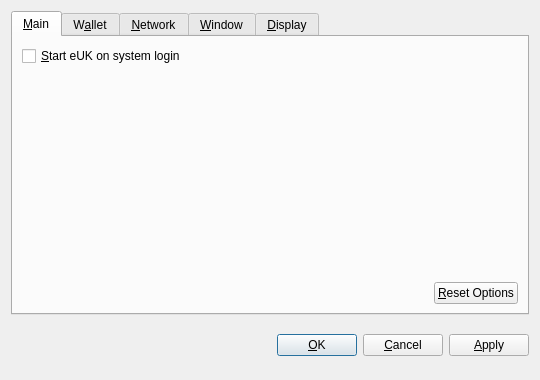
<?xml version="1.0" encoding="UTF-8"?>
<ui version="4.0">
 <class>OptionsDialog</class>
 <widget class="QDialog" name="OptionsDialog">
  <property name="geometry">
   <rect>
    <x>0</x>
    <y>0</y>
    <width>540</width>
    <height>380</height>
   </rect>
  </property>
  <property name="windowTitle">
   <string>Options</string>
  </property>
  <property name="modal">
   <bool>true</bool>
  </property>
  <layout class="QVBoxLayout" name="verticalLayout">
   <item>
    <widget class="QTabWidget" name="tabWidget">
     <property name="tabPosition">
      <enum>QTabWidget::North</enum>
     </property>
     <property name="currentIndex">
      <number>0</number>
     </property>
     <widget class="QWidget" name="tabMain">
      <attribute name="title">
       <string>&amp;Main</string>
      </attribute>
      <layout class="QVBoxLayout" name="verticalLayout_Main">
       <item>
        <widget class="QCheckBox" name="bitcoinAtStartup">
         <property name="toolTip">
          <string>Automatically start eUK after logging in to the system.</string>
         </property>
         <property name="text">
          <string>&amp;Start eUK on system login</string>
         </property>
        </widget>
       </item>
       <item>
        <spacer name="verticalSpacer_Main">
         <property name="orientation">
          <enum>Qt::Vertical</enum>
         </property>
         <property name="sizeHint" stdset="0">
          <size>
           <width>20</width>
           <height>40</height>
          </size>
         </property>
        </spacer>
       </item>
       <item>
        <layout class="QHBoxLayout" name="horizontalLayout_2_Main">
         <item>
          <spacer name="horizontalSpacer_2_Main">
           <property name="orientation">
            <enum>Qt::Horizontal</enum>
           </property>
           <property name="sizeHint" stdset="0">
            <size>
             <width>40</width>
             <height>20</height>
            </size>
           </property>
          </spacer>
         </item>
         <item>
          <widget class="QPushButton" name="resetButton">
           <property name="toolTip">
            <string>Reset all client options to default.</string>
           </property>
           <property name="text">
            <string>&amp;Reset Options</string>
           </property>
           <property name="autoDefault">
            <bool>false</bool>
           </property>
          </widget>
         </item>
        </layout>
       </item>
      </layout>
     </widget>
     <widget class="QWidget" name="tabWallet">
      <attribute name="title">
       <string>W&amp;allet</string>
      </attribute>
      <layout class="QVBoxLayout" name="verticalLayout_Network">
       <item>
        <widget class="QLabel" name="transactionFeeInfoLabel">
         <property name="text">
          <string>Optional transaction fee per kB that helps make sure your transactions are processed quickly. Most transactions are 1 kB.</string>
         </property>
         <property name="textFormat">
          <enum>Qt::PlainText</enum>
         </property>
         <property name="wordWrap">
          <bool>true</bool>
         </property>
        </widget>
       </item>
       <item>
        <layout class="QHBoxLayout" name="horizontalLayout_1_Main">
         <item>
          <widget class="QLabel" name="transactionFeeLabel">
           <property name="text">
            <string>Pay transaction &amp;fee</string>
           </property>
           <property name="textFormat">
            <enum>Qt::PlainText</enum>
           </property>
           <property name="buddy">
            <cstring>transactionFee</cstring>
           </property>
          </widget>
         </item>
         <item>
          <widget class="BitcoinAmountField" name="transactionFee"/>
         </item>
         <item>
          <spacer name="horizontalSpacer_1_Main">
           <property name="orientation">
            <enum>Qt::Horizontal</enum>
           </property>
           <property name="sizeHint" stdset="0">
            <size>
             <width>40</width>
             <height>20</height>
            </size>
           </property>
          </spacer>
         </item>
        </layout>
       </item>
       <item>
        <widget class="QLabel" name="label">
         <property name="text">
          <string>If you disable the spending of unconfirmed change, the change from a transaction cannot be used until that transaction has at least one confirmation. This also affects how your balance is computed.</string>
         </property>
         <property name="wordWrap">
          <bool>true</bool>
         </property>
        </widget>
       </item>
       <item>
        <widget class="QCheckBox" name="spendZeroConfChange">
         <property name="text">
          <string>Spend unconfirmed change  (experts only)</string>
         </property>
        </widget>
       </item>
       <item>
        <spacer name="verticalSpacer">
         <property name="orientation">
          <enum>Qt::Vertical</enum>
         </property>
         <property name="sizeHint" stdset="0">
          <size>
           <width>20</width>
           <height>40</height>
          </size>
         </property>
        </spacer>
       </item>
      </layout>
     </widget>
     <widget class="QWidget" name="tabNetwork">
      <attribute name="title">
       <string>&amp;Network</string>
      </attribute>
      <layout class="QVBoxLayout" name="verticalLayout_Network">
       <item>
        <widget class="QCheckBox" name="mapPortUpnp">
         <property name="toolTip">
          <string>Automatically open the eUK client port on the router. This only works when your router supports UPnP and it is enabled.</string>
         </property>
         <property name="text">
          <string>Map port using &amp;UPnP</string>
         </property>
        </widget>
       </item>
       <item>
        <widget class="QCheckBox" name="connectSocks">
         <property name="toolTip">
          <string>Connect to the eUK network through a SOCKS proxy (e.g. when connecting through Tor).</string>
         </property>
         <property name="text">
          <string>&amp;Connect through SOCKS proxy:</string>
         </property>
        </widget>
       </item>
       <item>
        <layout class="QHBoxLayout" name="horizontalLayout_Network">
         <item>
          <widget class="QLabel" name="proxyIpLabel">
           <property name="text">
            <string>Proxy &amp;IP:</string>
           </property>
           <property name="textFormat">
            <enum>Qt::PlainText</enum>
           </property>
           <property name="buddy">
            <cstring>proxyIp</cstring>
           </property>
          </widget>
         </item>
         <item>
          <widget class="QValidatedLineEdit" name="proxyIp">
           <property name="maximumSize">
            <size>
             <width>140</width>
             <height>16777215</height>
            </size>
           </property>
           <property name="toolTip">
            <string>IP address of the proxy (e.g. 127.0.0.1)</string>
           </property>
          </widget>
         </item>
         <item>
          <widget class="QLabel" name="proxyPortLabel">
           <property name="text">
            <string>&amp;Port:</string>
           </property>
           <property name="textFormat">
            <enum>Qt::PlainText</enum>
           </property>
           <property name="buddy">
            <cstring>proxyPort</cstring>
           </property>
          </widget>
         </item>
         <item>
          <widget class="QLineEdit" name="proxyPort">
           <property name="maximumSize">
            <size>
             <width>55</width>
             <height>16777215</height>
            </size>
           </property>
           <property name="toolTip">
            <string>Port of the proxy (e.g. 9050)</string>
           </property>
          </widget>
         </item>
         <item>
          <widget class="QLabel" name="socksVersionLabel">
           <property name="text">
            <string>SOCKS &amp;Version:</string>
           </property>
           <property name="textFormat">
            <enum>Qt::PlainText</enum>
           </property>
           <property name="buddy">
            <cstring>socksVersion</cstring>
           </property>
          </widget>
         </item>
         <item>
          <widget class="QValueComboBox" name="socksVersion">
           <property name="toolTip">
            <string>SOCKS version of the proxy (e.g. 5)</string>
           </property>
          </widget>
         </item>
         <item>
          <spacer name="horizontalSpacer_Network">
           <property name="orientation">
            <enum>Qt::Horizontal</enum>
           </property>
           <property name="sizeHint" stdset="0">
            <size>
             <width>40</width>
             <height>20</height>
            </size>
           </property>
          </spacer>
         </item>
        </layout>
       </item>
       <item>
        <spacer name="verticalSpacer_Network">
         <property name="orientation">
          <enum>Qt::Vertical</enum>
         </property>
         <property name="sizeHint" stdset="0">
          <size>
           <width>20</width>
           <height>40</height>
          </size>
         </property>
        </spacer>
       </item>
      </layout>
     </widget>
     <widget class="QWidget" name="tabWindow">
      <attribute name="title">
       <string>&amp;Window</string>
      </attribute>
      <layout class="QVBoxLayout" name="verticalLayout_Window">
       <item>
        <widget class="QCheckBox" name="minimizeToTray">
         <property name="toolTip">
          <string>Show only a tray icon after minimizing the window.</string>
         </property>
         <property name="text">
          <string>&amp;Minimize to the tray instead of the taskbar</string>
         </property>
        </widget>
       </item>
       <item>
        <widget class="QCheckBox" name="minimizeOnClose">
         <property name="toolTip">
          <string>Minimize instead of exit the application when the window is closed. When this option is enabled, the application will be closed only after selecting Quit in the menu.</string>
         </property>
         <property name="text">
          <string>M&amp;inimize on close</string>
         </property>
        </widget>
       </item>
       <item>
        <spacer name="verticalSpacer_Window">
         <property name="orientation">
          <enum>Qt::Vertical</enum>
         </property>
         <property name="sizeHint" stdset="0">
          <size>
           <width>20</width>
           <height>40</height>
          </size>
         </property>
        </spacer>
       </item>
      </layout>
     </widget>
     <widget class="QWidget" name="tabDisplay">
      <attribute name="title">
       <string>&amp;Display</string>
      </attribute>
      <layout class="QVBoxLayout" name="verticalLayout_Display">
       <item>
        <layout class="QHBoxLayout" name="horizontalLayout_1_Display">
         <item>
          <widget class="QLabel" name="langLabel">
           <property name="text">
            <string>User Interface &amp;language:</string>
           </property>
           <property name="textFormat">
            <enum>Qt::PlainText</enum>
           </property>
           <property name="buddy">
            <cstring>lang</cstring>
           </property>
          </widget>
         </item>
         <item>
          <widget class="QValueComboBox" name="lang">
           <property name="toolTip">
            <string>The user interface language can be set here. This setting will take effect after restarting eUK.</string>
           </property>
          </widget>
         </item>
        </layout>
       </item>
       <item>
        <layout class="QHBoxLayout" name="horizontalLayout_2_Display">
         <item>
          <widget class="QLabel" name="unitLabel">
           <property name="text">
            <string>&amp;Unit to show amounts in:</string>
           </property>
           <property name="textFormat">
            <enum>Qt::PlainText</enum>
           </property>
           <property name="buddy">
            <cstring>unit</cstring>
           </property>
          </widget>
         </item>
         <item>
          <widget class="QValueComboBox" name="unit">
           <property name="toolTip">
            <string>Choose the default subdivision unit to show in the interface and when sending coins.</string>
           </property>
          </widget>
         </item>
        </layout>
       </item>
       <item>
        <widget class="QCheckBox" name="displayAddresses">
         <property name="toolTip">
          <string>Whether to show eUK addresses in the transaction list or not.</string>
         </property>
         <property name="text">
          <string>&amp;Display addresses in transaction list</string>
         </property>
        </widget>
       </item>
       <item>
        <widget class="QCheckBox" name="coinControlFeatures">
         <property name="toolTip">
          <string>Whether to show coin control features or not.</string>
         </property>
         <property name="text">
          <string>Display coin &amp;control features (experts only!)</string>
         </property>
        </widget>
       </item>
       <item>
        <spacer name="verticalSpacer_Display">
         <property name="orientation">
          <enum>Qt::Vertical</enum>
         </property>
         <property name="sizeHint" stdset="0">
          <size>
           <width>20</width>
           <height>40</height>
          </size>
         </property>
        </spacer>
       </item>
      </layout>
     </widget>
    </widget>
   </item>
   <item>
    <layout class="QHBoxLayout" name="horizontalLayout_Buttons">
     <item>
      <spacer name="horizontalSpacer_1">
       <property name="orientation">
        <enum>Qt::Horizontal</enum>
       </property>
       <property name="sizeHint" stdset="0">
        <size>
         <width>40</width>
         <height>48</height>
        </size>
       </property>
      </spacer>
     </item>
     <item>
      <widget class="QLabel" name="statusLabel">
       <property name="font">
        <font>
         <weight>75</weight>
         <bold>true</bold>
        </font>
       </property>
       <property name="text">
        <string/>
       </property>
       <property name="textFormat">
        <enum>Qt::PlainText</enum>
       </property>
       <property name="wordWrap">
        <bool>true</bool>
       </property>
      </widget>
     </item>
     <item>
      <spacer name="horizontalSpacer_2">
       <property name="orientation">
        <enum>Qt::Horizontal</enum>
       </property>
       <property name="sizeHint" stdset="0">
        <size>
         <width>40</width>
         <height>48</height>
        </size>
       </property>
      </spacer>
     </item>
     <item>
      <widget class="QPushButton" name="okButton">
       <property name="text">
        <string>&amp;OK</string>
       </property>
      </widget>
     </item>
     <item>
      <widget class="QPushButton" name="cancelButton">
       <property name="text">
        <string>&amp;Cancel</string>
       </property>
       <property name="autoDefault">
        <bool>false</bool>
       </property>
      </widget>
     </item>
     <item>
      <widget class="QPushButton" name="applyButton">
       <property name="text">
        <string>&amp;Apply</string>
       </property>
       <property name="autoDefault">
        <bool>false</bool>
       </property>
      </widget>
     </item>
    </layout>
   </item>
  </layout>
 </widget>
 <customwidgets>
  <customwidget>
   <class>BitcoinAmountField</class>
   <extends>QSpinBox</extends>
   <header>bitcoinamountfield.h</header>
  </customwidget>
  <customwidget>
   <class>QValueComboBox</class>
   <extends>QComboBox</extends>
   <header>qvaluecombobox.h</header>
  </customwidget>
  <customwidget>
   <class>QValidatedLineEdit</class>
   <extends>QLineEdit</extends>
   <header>qvalidatedlineedit.h</header>
  </customwidget>
 </customwidgets>
 <resources/>
 <connections/>
</ui>
